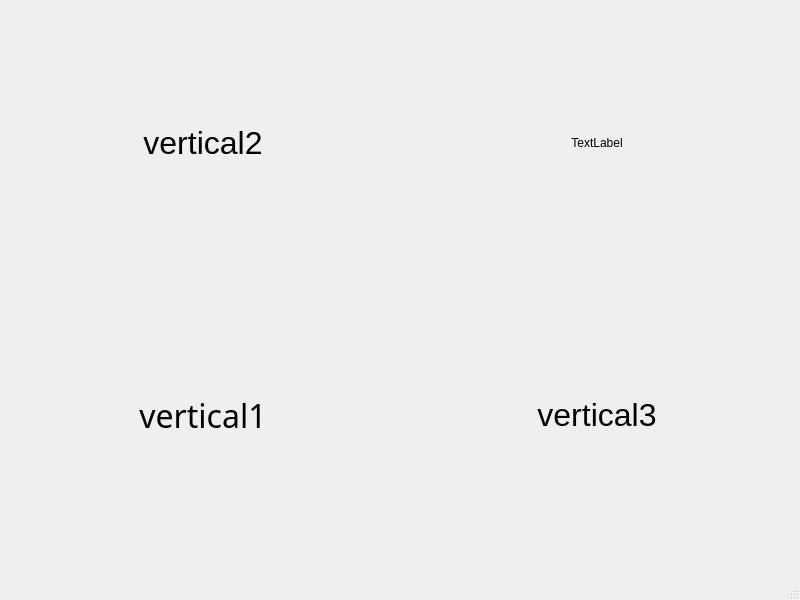
<?xml version="1.0" encoding="UTF-8"?>
<ui version="4.0">
 <class>MainWindow</class>
 <widget class="QMainWindow" name="MainWindow">
  <property name="geometry">
   <rect>
    <x>0</x>
    <y>0</y>
    <width>800</width>
    <height>600</height>
   </rect>
  </property>
  <property name="sizePolicy">
   <sizepolicy hsizetype="Expanding" vsizetype="Expanding">
    <horstretch>0</horstretch>
    <verstretch>0</verstretch>
   </sizepolicy>
  </property>
  <property name="windowTitle">
   <string>MainWindow</string>
  </property>
  <widget class="QWidget" name="centralwidget">
   <property name="sizePolicy">
    <sizepolicy hsizetype="Expanding" vsizetype="Expanding">
     <horstretch>0</horstretch>
     <verstretch>0</verstretch>
    </sizepolicy>
   </property>
   <property name="minimumSize">
    <size>
     <width>0</width>
     <height>0</height>
    </size>
   </property>
   <property name="maximumSize">
    <size>
     <width>16777215</width>
     <height>557</height>
    </size>
   </property>
   <layout class="QVBoxLayout" name="verticalLayout_2">
    <item>
     <layout class="QHBoxLayout" name="horizontalLayout">
      <item>
       <widget class="QLabel" name="label_2">
        <property name="sizePolicy">
         <sizepolicy hsizetype="Preferred" vsizetype="Preferred">
          <horstretch>0</horstretch>
          <verstretch>0</verstretch>
         </sizepolicy>
        </property>
        <property name="font">
         <font>
          <family>Nirmala UI</family>
          <pointsize>24</pointsize>
         </font>
        </property>
        <property name="text">
         <string>vertical2</string>
        </property>
        <property name="alignment">
         <set>Qt::AlignmentFlag::AlignCenter</set>
        </property>
       </widget>
      </item>
      <item>
       <widget class="QLabel" name="label_4">
        <property name="text">
         <string>TextLabel</string>
        </property>
        <property name="alignment">
         <set>Qt::AlignmentFlag::AlignCenter</set>
        </property>
       </widget>
      </item>
     </layout>
    </item>
    <item>
     <layout class="QHBoxLayout" name="horizontalLayout_2">
      <item>
       <widget class="QLabel" name="label">
        <property name="sizePolicy">
         <sizepolicy hsizetype="Preferred" vsizetype="Preferred">
          <horstretch>0</horstretch>
          <verstretch>0</verstretch>
         </sizepolicy>
        </property>
        <property name="font">
         <font>
          <family>Wingdings</family>
          <pointsize>24</pointsize>
         </font>
        </property>
        <property name="text">
         <string>vertical1</string>
        </property>
        <property name="alignment">
         <set>Qt::AlignmentFlag::AlignCenter</set>
        </property>
       </widget>
      </item>
      <item>
       <widget class="QLabel" name="label_3">
        <property name="sizePolicy">
         <sizepolicy hsizetype="Preferred" vsizetype="Preferred">
          <horstretch>0</horstretch>
          <verstretch>0</verstretch>
         </sizepolicy>
        </property>
        <property name="font">
         <font>
          <pointsize>24</pointsize>
         </font>
        </property>
        <property name="text">
         <string>vertical3</string>
        </property>
        <property name="alignment">
         <set>Qt::AlignmentFlag::AlignCenter</set>
        </property>
       </widget>
      </item>
     </layout>
    </item>
   </layout>
  </widget>
  <widget class="QMenuBar" name="menubar">
   <property name="geometry">
    <rect>
     <x>0</x>
     <y>0</y>
     <width>800</width>
     <height>21</height>
    </rect>
   </property>
  </widget>
  <widget class="QStatusBar" name="statusbar"/>
 </widget>
 <resources/>
 <connections/>
</ui>
